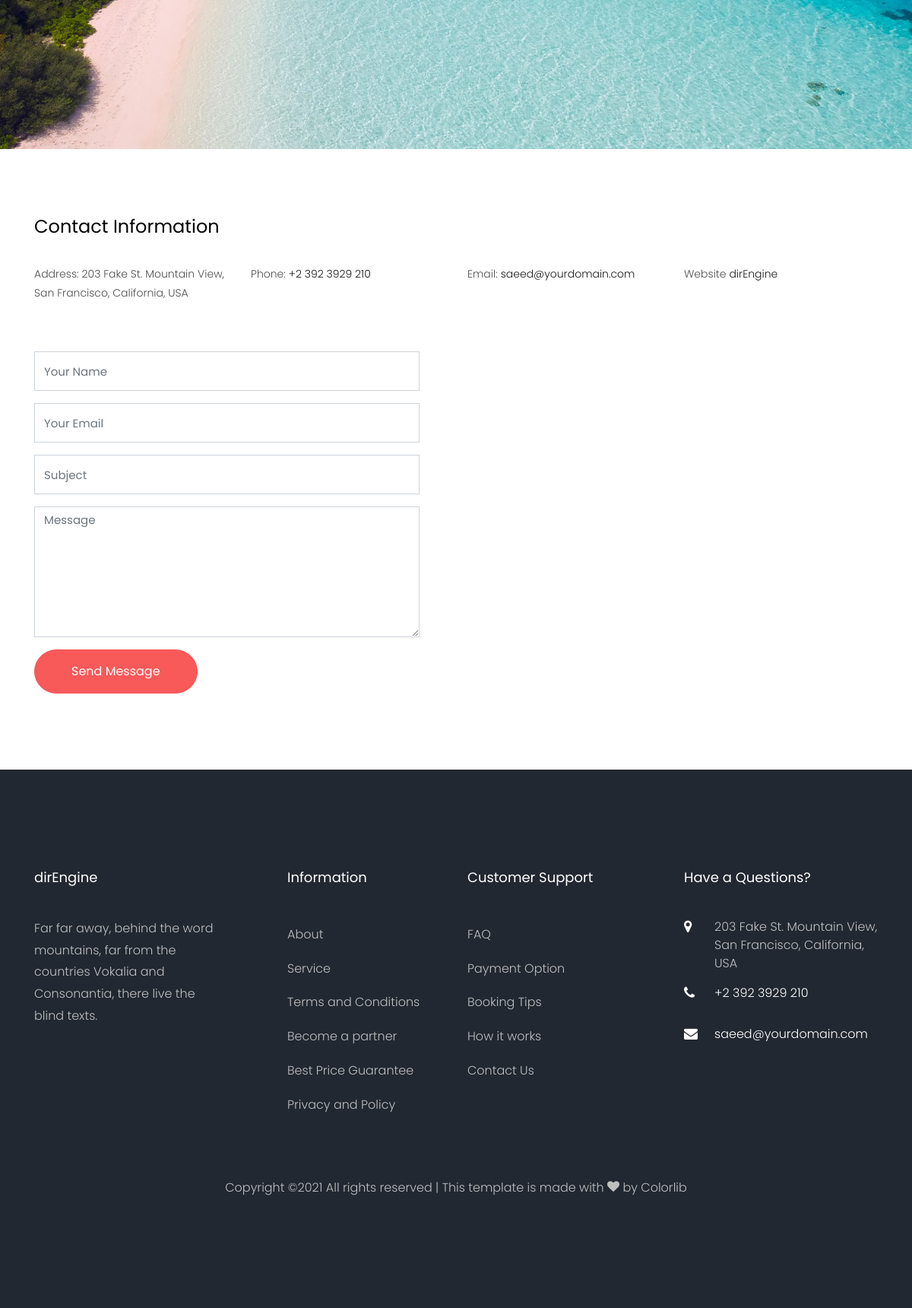
Page /about/contact/ (lower part) on the earlier database version.
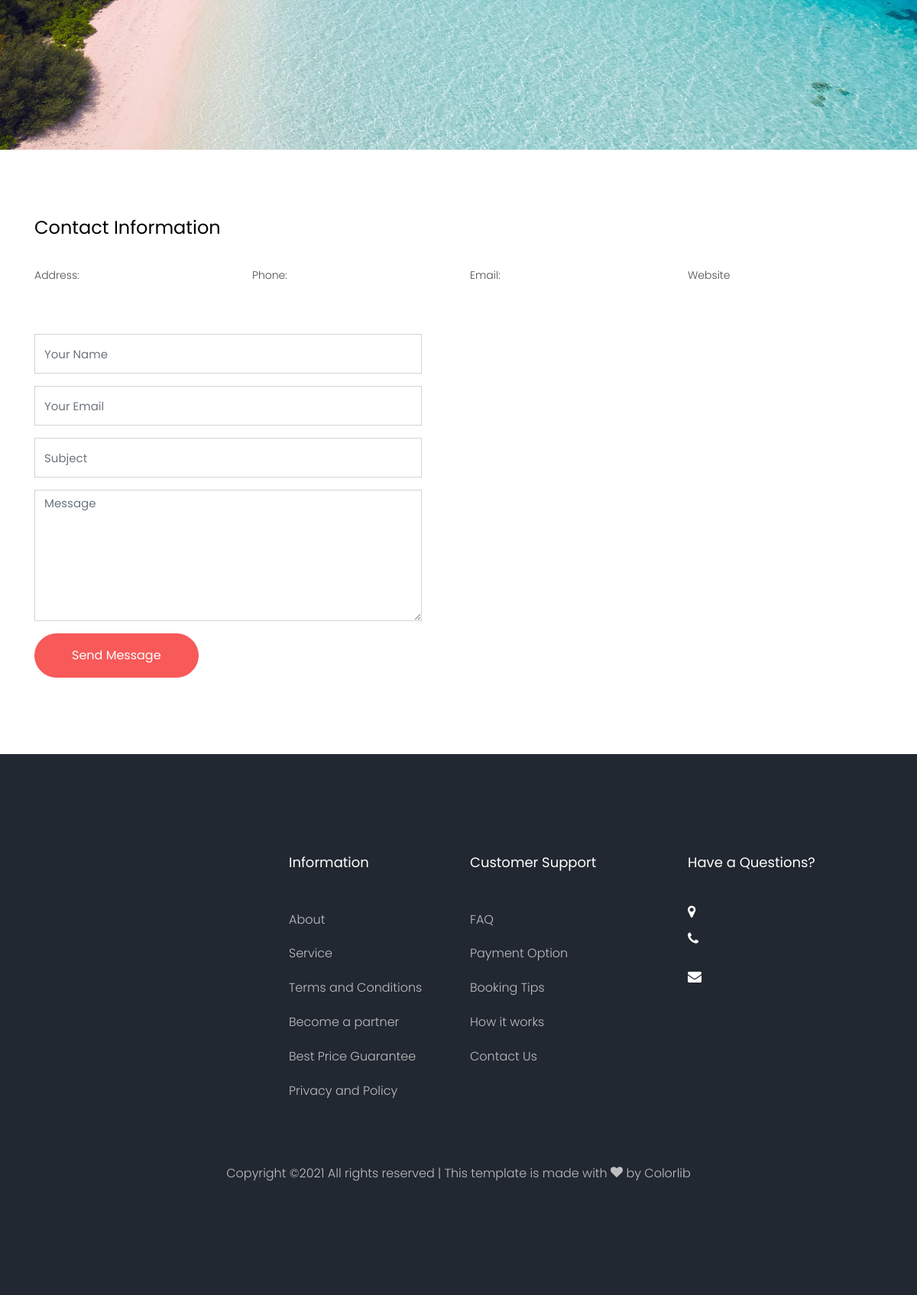
Same page on the later database version.
### main/models.py (models this page shows, shortened)
class Info(models.Model):
    site_name= models.CharField(max_length = 30)
    description = models.TextField(max_length=500)
    fb_url = models.URLField(max_length=200 , blank=True, null=True)
    twitter_url = models.URLField(max_length=200 , blank=True, null=True)
    Instgram_url = models.URLField(max_length=200 , blank=True, null=True)
    address = models.CharField(max_length=100)
    phone_number = models.CharField(max_length=20)
    mail = models.EmailField( max_length=254)
    class Meta:
        verbose_name = ("Info")
        verbose_name_plural = ("Info")

### about/views.py (the view, shortened to what this page needs)
# urls.py: path('contact/', views.ContactView.as_view(), name='contact'),
class ContactView(View):
    def get(self,request, *args, **kwargs):
        return render(request,'about/contact.html',{'info':Info.objects.last()})

### project/context_processors.py (called while the page is built)
def nav_links(request):
    urlpath = request.path
    cxt = {
        'urlpath':urlpath,
    }
    return cxt

def myfooter(request):
    info = Info.objects.last()
    cxt = {
        'myfooter':info,
    }
    return cxt

### about/templates/about/contact.html (shortened to what this page needs)
{% extends 'base.html' %}
{% load static %}
{% block content %}
    <div class="hero-wrap js-fullheight" style="background-image: url('{% static 'images/bg_2.jpg' %}');">
      <div class="container">
        <div class="row no-gutters slider-text js-fullheight align-items-center justify-content-center" data-scrollax-parent="true">
        </div>
      </div>
    </div>
		<section class="ftco-section contact-section ftco-degree-bg">
      <div class="container">
        <div class="row d-flex mb-5 contact-info">
          <div class="col-md-12 mb-4">
            <h2 class="h4">Contact Information</h2>
          </div>
          <div class="col-md-3">
            <p><span>Address:</span> {{info.address}}</p>
          </div>
          <div class="col-md-3">
            <p><span>Phone:</span> <a href="tel://{{info.phone_number}}">{{info.phone_number}}</a></p>
          </div>
          <div class="col-md-3">
            <p><span>Email:</span> <a href="mailto:{{info.mail}}">{{info.mail}}</a></p>
          </div>
          <div class="col-md-3">
            <p><span>Website</span> <a href="/">{{info.site_name}}</a></p>
          </div>
        </div>
        <div class="row block-9">
          <div class="col-md-6 pr-md-5">
            <form method="POST">
              <div class="form-group">
                <input type="text" class="form-control" name="name" placeholder="Your Name">
              </div>
              <div class="form-group">
                <input type="text" class="form-control" name="email" placeholder="Your Email">
              </div>
              <div class="form-group">
                <input type="text" class="form-control" name="subject" placeholder="Subject">
              </div>
              <div class="form-group">
                <textarea id="" cols="30" rows="7"  name="message" class="form-control" placeholder="Message"></textarea>
              </div>
              <div class="form-group">
                <input type="submit" value="Send Message" class="btn btn-primary py-3 px-5">
              </div>
            </form>
          </div>
          <div class="col-md-6" id="map"></div>
        </div>
      </div>
    </section>
    {% endblock content %}

### main/templates/base.html (shortened to what this page needs)
{% load static %}
<!DOCTYPE html>
<html lang="en">
  <head>
    <link rel="stylesheet" href="{% static 'css/open-iconic-bootstrap.min.css' %}">
    <link rel="stylesheet" href="{% static 'css/animate.css' %}">
    <link rel="stylesheet" href="{% static 'css/owl.carousel.min.css' %}">
    <link rel="stylesheet" href="{% static 'css/owl.theme.default.min.css' %}">
    <link rel="stylesheet" href="{% static 'css/magnific-popup.css' %}">
    <link rel="stylesheet" href="{% static 'css/aos.css' %}">
    <link rel="stylesheet" href="{% static 'css/ionicons.min.css' %}">
    <link rel="stylesheet" href="{% static 'css/bootstrap-datepicker.css' %}">
    <link rel="stylesheet" href="{% static 'css/jquery.timepicker.css' %}">
    <link rel="stylesheet" href="{% static 'css/flaticon.css' %}">
    <link rel="stylesheet" href="{% static 'css/icomoon.css' %}">
    <link rel="stylesheet" href="{% static 'css/style.css' %}">
  </head>
  <body>
{% block content %}
{% endblock content %}
    <footer class="ftco-footer ftco-bg-dark ftco-section">
      <div class="container">
        <div class="row mb-5">
          <div class="col-md">
            <div class="ftco-footer-widget mb-4">
              <h2 class="ftco-heading-2">{{myfooter.site_name}}</h2>
              <p>{{myfooter.description}}</p>
              <ul class="ftco-footer-social list-unstyled float-md-left float-lft mt-5">
              </ul>
            </div>
          </div>
          <div class="col-md">
            <div class="ftco-footer-widget mb-4 ml-md-5">
              <h2 class="ftco-heading-2">Information</h2>
              <ul class="list-unstyled">
                <li><a href="#" class="py-2 d-block">About</a></li>
                <li><a href="#" class="py-2 d-block">Service</a></li>
                <li><a href="#" class="py-2 d-block">Terms and Conditions</a></li>
                <li><a href="#" class="py-2 d-block">Become a partner</a></li>
                <li><a href="#" class="py-2 d-block">Best Price Guarantee</a></li>
                <li><a href="#" class="py-2 d-block">Privacy and Policy</a></li>
              </ul>
            </div>
          </div>
          <div class="col-md">
             <div class="ftco-footer-widget mb-4">
              <h2 class="ftco-heading-2">Customer Support</h2>
              <ul class="list-unstyled">
                <li><a href="#" class="py-2 d-block">FAQ</a></li>
                <li><a href="#" class="py-2 d-block">Payment Option</a></li>
                <li><a href="#" class="py-2 d-block">Booking Tips</a></li>
                <li><a href="#" class="py-2 d-block">How it works</a></li>
                <li><a href="#" class="py-2 d-block">Contact Us</a></li>
              </ul>
            </div>
          </div>
          <div class="col-md">
            <div class="ftco-footer-widget mb-4">
            	<h2 class="ftco-heading-2">Have a Questions?</h2>
            	<div class="block-23 mb-3">
	              <ul>
	                <li><span class="icon icon-map-marker"></span><span class="text">{{myfooter.address}}</span></li>
	                <li><a href="#"><span class="icon icon-phone"></span><span class="text">{{myfooter.phone_number}}</span></a></li>
	                <li><a href="#"><span class="icon icon-envelope"></span><span class="text">{{myfooter.mail}}</span></a></li>
	              </ul>
	            </div>
            </div>
          </div>
        </div>
        <div class="row">
          <div class="col-md-12 text-center">
            <p>
  Copyright &copy;<script>document.write(new Date().getFullYear());</script> All rights reserved | This template is made with <i class="icon-heart" aria-hidden="true"></i> by <a href="https://colorlib.com" target="_blank">Colorlib</a>
  </p>
          </div>
        </div>
      </div>
    </footer>
  </body>
</html>

### static/css/icomoon.css (style rules this page uses)
[class^="icon-"], [class*=" icon-"] { font-family: 'icomoon' !important; speak: none; font-style: normal; font-weight: normal; font-variant: normal; text-transform: none; line-height: 1; -webkit-font-smoothing: antialiased; -moz-osx-font-smoothing: grayscale; }
.icon-heart:before { content: "\f004"; }
.icon-map-marker:before { content: "\f041"; }
.icon-phone:before { content: "\f095"; }
.icon-envelope:before { content: "\f0e0"; }

Differences in the rows shown:
removed Info: address "203 Fake St. Mountain View, San Francisco, California, USA", phone_number "+2 392 3929 210", mail "saeed@yourdomain.com", site_name "dirEngine", description "Far far away, behind the word mountains, far from the countries Vokalia and Consonantia, there live the blind texts."
